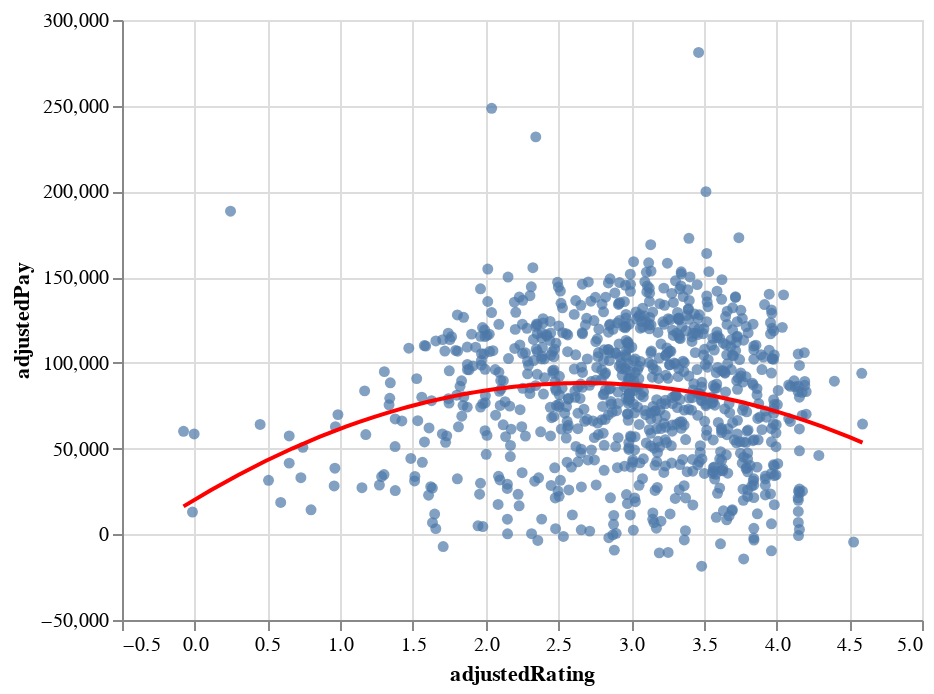

Here is the notebook cell this chart was saved with:
### Markdown cell above
To me it looked like this data had a slight curve in the middle, so I checked for a quadratic correlation:

### Code cell
aChart = Chart(df).mark_circle().encode(x="adjustedRating", y="adjustedPay", tooltip=["name_x", "department"])
line = aChart.transform_regression("adjustedRating", "adjustedPay", method="quad").mark_line(color="red")
aChart + line

### Figure 1 — Vega-Lite specification as saved in the notebook (floating-point values rounded to 4 significant figures; data arrays with more than 128 entries replaced by an {"elided": "..."} marker saying what was removed)
{"config": {"view": {"continuousWidth": 400, "continuousHeight": 300}}, "layer": [{"mark": "circle", "encoding": {"tooltip": [{"field": "name_x", "type": "nominal"}, {"field": "department", "type": "nominal"}], "x": {"field": "adjustedRating", "type": "quantitative"}, "y": {"field": "adjustedPay", "type": "quantitative"}}}, {"mark": {"type": "line", "color": "red"}, "encoding": {"tooltip": [{"field": "name_x", "type": "nominal"}, {"field": "department", "type": "nominal"}], "x": {"field": "adjustedRating", "type": "quantitative"}, "y": {"field": "adjustedPay", "type": "quantitative"}}, "transform": [{"on": "adjustedRating", "regression": "adjustedPay", "method": "quad"}]}], "data": {"name": "data-db2ded3e2178c3cf0379638802e15b8f"}, "$schema": "https://vega.github.io/schema/vega-lite/v4.17.0.json", "datasets": {"data-db2ded3e2178c3cf0379638802e15b8f": {"elided": "892 records"}}}
